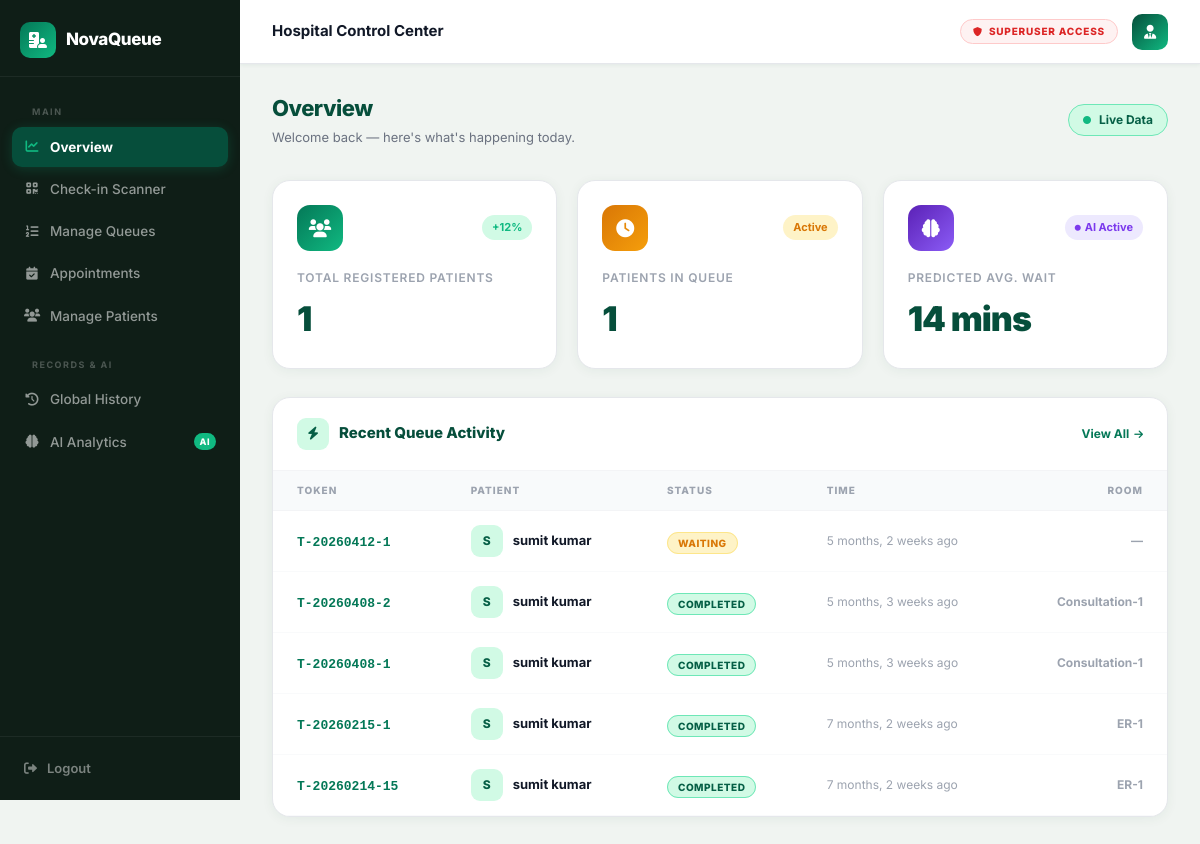
/admin-dashboard/ (signed in), run on the app's committed database.
### core/models.py (models this page shows)
class Queue(models.Model):
    STATUS_CHOICES = [
        ('waiting', 'Waiting'),
        ('in-progress', 'In Progress'),
        ('completed', 'Completed'),
        ('skipped', 'Skipped'),
    ]
    patient = models.ForeignKey(User, on_delete=models.CASCADE)
    symptoms = models.TextField(default="")
    urgency_score = models.FloatField(default=0.0)
    token_number = models.CharField(max_length=20, unique=True, null=True, blank=True)
    doctor_notes = models.TextField(blank=True, null=True)
    arrival_time = models.DateTimeField(auto_now_add=True)
    status = models.CharField(max_length=20, choices=STATUS_CHOICES, default='waiting')
    estimated_wait_time = models.IntegerField(default=0)
    room_number = models.CharField(max_length=50, blank=True, null=True)
    is_checked_in = models.BooleanField(default=False)
    check_in_time = models.DateTimeField(null=True, blank=True)
    ai_prescription = models.TextField(null=True, blank=True)
    class Meta:
        ordering = ['arrival_time']

### core/views.py (the view)
# urls.py: path('admin-dashboard/', views.admin_dashboard, name='admin_dashboard'),
@staff_member_required
def admin_dashboard(request):
    total_patients = User.objects.filter(is_superuser=False).count()
    active_queues = Queue.objects.filter(status='waiting').count()
    avg_wait = "14 mins"
    recent_activities = Queue.objects.all().order_by('-arrival_time')[:5]
    context = {
        'total_patients': total_patients,
        'active_queues': active_queues,
        'avg_wait': avg_wait,
        'recent_activities': recent_activities,
    }
    return render(request, 'admin/dashboard.html', context)

### core/templates/admin/dashboard.html (shortened to what this page needs)
{% extends 'admin/base_admin.html' %}
{% block admin_content %}
<div class="flex items-center justify-between mb-8">
    <div>
        <h2 style="font-size:22px;font-weight:800;color:#064e3b;letter-spacing:-0.5px;">Overview</h2>
        <p style="font-size:13px;color:#6b7280;margin-top:3px;">Welcome back — here's what's happening today.</p>
    </div>
    <div style="display:flex;align-items:center;gap:8px;background:#d1fae5;border:1px solid #6ee7b7;border-radius:20px;padding:6px 14px;font-size:12px;font-weight:700;color:#065f46;">
        <i class="fas fa-circle" style="font-size:8px;color:#10b981;"></i> Live Data
    </div>
</div>
<div style="display:grid;grid-template-columns:repeat(3,1fr);gap:20px;margin-bottom:28px;">
    <div style="background:#fff;border-radius:18px;padding:24px;border:1px solid #e5e7eb;box-shadow:0 2px 12px rgba(6,78,59,.06);transition:all .2s;">
        <div style="display:flex;align-items:center;justify-content:space-between;margin-bottom:18px;">
            <div style="width:46px;height:46px;border-radius:13px;background:linear-gradient(135deg,#047857,#10b981);display:flex;align-items:center;justify-content:center;color:#fff;font-size:18px;">
                <i class="fas fa-users"></i>
            </div>
            <span style="font-size:11px;font-weight:700;color:#10b981;background:#d1fae5;padding:4px 10px;border-radius:20px;">+12%</span>
        </div>
        <div style="font-size:12px;font-weight:600;color:#9ca3af;text-transform:uppercase;letter-spacing:.8px;margin-bottom:6px;">Total Registered Patients</div>
        <div style="font-size:34px;font-weight:900;color:#064e3b;letter-spacing:-1px;">{{ total_patients }}</div>
    </div>
    <div style="background:#fff;border-radius:18px;padding:24px;border:1px solid #e5e7eb;box-shadow:0 2px 12px rgba(6,78,59,.06);">
        <div style="display:flex;align-items:center;justify-content:space-between;margin-bottom:18px;">
            <div style="width:46px;height:46px;border-radius:13px;background:linear-gradient(135deg,#d97706,#f59e0b);display:flex;align-items:center;justify-content:center;color:#fff;font-size:18px;">
                <i class="fas fa-clock"></i>
            </div>
            <span style="font-size:11px;font-weight:700;color:#d97706;background:#fef3c7;padding:4px 10px;border-radius:20px;">Active</span>
        </div>
        <div style="font-size:12px;font-weight:600;color:#9ca3af;text-transform:uppercase;letter-spacing:.8px;margin-bottom:6px;">Patients in Queue</div>
        <div style="font-size:34px;font-weight:900;color:#064e3b;letter-spacing:-1px;">{{ active_queues }}</div>
    </div>
    <div style="background:#fff;border-radius:18px;padding:24px;border:1px solid #e5e7eb;box-shadow:0 2px 12px rgba(6,78,59,.06);">
        <div style="display:flex;align-items:center;justify-content:space-between;margin-bottom:18px;">
            <div style="width:46px;height:46px;border-radius:13px;background:linear-gradient(135deg,#5b21b6,#8b5cf6);display:flex;align-items:center;justify-content:center;color:#fff;font-size:18px;">
                <i class="fas fa-brain"></i>
            </div>
            <span style="font-size:11px;font-weight:700;color:#7c3aed;background:#ede9fe;padding:4px 10px;border-radius:20px;display:flex;align-items:center;gap:4px;"><i class="fas fa-circle" style="font-size:6px;"></i> AI Active</span>
        </div>
        <div style="font-size:12px;font-weight:600;color:#9ca3af;text-transform:uppercase;letter-spacing:.8px;margin-bottom:6px;">Predicted Avg. Wait</div>
        <div style="font-size:34px;font-weight:900;color:#064e3b;letter-spacing:-1px;">{{ avg_wait }}</div>
    </div>
</div>
<div style="background:#fff;border-radius:18px;border:1px solid #e5e7eb;box-shadow:0 2px 12px rgba(6,78,59,.06);overflow:hidden;">
    <div style="padding:20px 24px;border-bottom:1px solid #f3f4f6;display:flex;align-items:center;justify-content:space-between;">
        <div style="display:flex;align-items:center;gap:10px;">
            <div style="width:32px;height:32px;border-radius:9px;background:#d1fae5;display:flex;align-items:center;justify-content:center;color:#065f46;font-size:13px;">
                <i class="fas fa-bolt"></i>
            </div>
            <span style="font-size:15px;font-weight:800;color:#064e3b;">Recent Queue Activity</span>
        </div>
        <a href="{% url 'admin_history' %}" style="font-size:12px;font-weight:700;color:#047857;text-decoration:none;display:flex;align-items:center;gap:5px;">
            View All <i class="fas fa-arrow-right" style="font-size:10px;"></i>
        </a>
    </div>
    <div style="overflow-x:auto;">
        <table style="width:100%;border-collapse:collapse;">
            <thead>
                <tr style="background:#f8fafb;border-bottom:1px solid #f3f4f6;">
                    <th style="padding:12px 24px;text-align:left;font-size:10px;font-weight:800;color:#9ca3af;text-transform:uppercase;letter-spacing:1px;">Token</th>
                    <th style="padding:12px 24px;text-align:left;font-size:10px;font-weight:800;color:#9ca3af;text-transform:uppercase;letter-spacing:1px;">Patient</th>
                    <th style="padding:12px 24px;text-align:left;font-size:10px;font-weight:800;color:#9ca3af;text-transform:uppercase;letter-spacing:1px;">Status</th>
                    <th style="padding:12px 24px;text-align:left;font-size:10px;font-weight:800;color:#9ca3af;text-transform:uppercase;letter-spacing:1px;">Time</th>
                    <th style="padding:12px 24px;text-align:right;font-size:10px;font-weight:800;color:#9ca3af;text-transform:uppercase;letter-spacing:1px;">Room</th>
                </tr>
            </thead>
            <tbody>
                {% for activity in recent_activities %}
                <tr style="border-bottom:1px solid #f9fafb;transition:background .15s;" onmouseover="this.style.background='#f0fdf4'" onmouseout="this.style.background='#fff'">
                    <td style="padding:14px 24px;">
                        <span style="font-size:13px;font-weight:800;color:#047857;font-family:monospace;">{{ activity.token_number }}</span>
                    </td>
                    <td style="padding:14px 24px;">
                        <div style="display:flex;align-items:center;gap:10px;">
                            <div style="width:32px;height:32px;border-radius:9px;background:#d1fae5;display:flex;align-items:center;justify-content:center;font-size:12px;font-weight:800;color:#065f46;">
                                {{ activity.patient.first_name|first|default:activity.patient.username|first|upper }}
                            </div>
                            <span style="font-size:13px;font-weight:700;color:#111827;">{{ activity.patient.get_full_name|default:activity.patient.username }}</span>
                        </div>
                    </td>
                    <td style="padding:14px 24px;">
                        {% if activity.status == 'waiting' %}
                            <span style="font-size:10px;font-weight:800;color:#d97706;background:#fef3c7;border:1px solid #fde68a;padding:4px 10px;border-radius:20px;text-transform:uppercase;letter-spacing:.5px;">Waiting</span>
                        {% elif activity.status == 'in-progress' %}
                            <span style="font-size:10px;font-weight:800;color:#2563eb;background:#eff6ff;border:1px solid #bfdbfe;padding:4px 10px;border-radius:20px;text-transform:uppercase;letter-spacing:.5px;">In Session</span>
                        {% elif activity.status == 'completed' %}
                            <span style="font-size:10px;font-weight:800;color:#065f46;background:#d1fae5;border:1px solid #6ee7b7;padding:4px 10px;border-radius:20px;text-transform:uppercase;letter-spacing:.5px;">Completed</span>
                        {% else %}
                            <span style="font-size:10px;font-weight:800;color:#dc2626;background:#fee2e2;border:1px solid #fca5a5;padding:4px 10px;border-radius:20px;text-transform:uppercase;letter-spacing:.5px;">Skipped</span>
                        {% endif %}
                    </td>
                    <td style="padding:14px 24px;font-size:12px;color:#9ca3af;">{{ activity.arrival_time|timesince }} ago</td>
                    <td style="padding:14px 24px;text-align:right;font-size:12px;font-weight:700;color:#9ca3af;">{{ activity.room_number|default:"—" }}</td>
                </tr>
                {% endfor %}
            </tbody>
        </table>
    </div>
</div>
{% endblock %}

### core/templates/admin/base_admin.html (style rules this page uses)
:root { --primary: #064e3b; --primary-mid: #065f46; --primary-light: #047857; --accent: #10b981; --accent-light: #d1fae5; --sidebar-bg: #0f1e17; --sidebar-hover: #1a2e22; --sidebar-active:#064e3b; --text: #111827; --text-muted: #6b7280; --border: #e5e7eb; --surface: #f8fafb; --transition: all 0.2s cubic-bezier(.4,0,.2,1); --shadow-sm: 0 1px 4px rgba(6,78,59,.07); --shadow-md: 0 4px 20px rgba(6,78,59,.10); }
* { box-sizing: border-box; margin: 0; padding: 0; }
body { font-family: 'Inter', sans-serif; background: #f0f4f1; color: var(--text); display: flex; min-height: 100vh; }

### data on the page
Queue: token_number "T-20260412-1", patient.first_name|first "S", patient.get_full_name "sumit kumar", status "WAITING", arrival_time "5 months, 2 weeks", room_number "—"
Queue: token_number "T-20260408-2", patient.first_name|first "S", patient.get_full_name "sumit kumar", status "COMPLETED", arrival_time "5 months, 3 weeks", room_number "Consultation-1"
Queue: token_number "T-20260408-1", patient.first_name|first "S", patient.get_full_name "sumit kumar", status "COMPLETED", arrival_time "5 months, 3 weeks", room_number "Consultation-1"
Queue: token_number "T-20260215-1", patient.first_name|first "S", patient.get_full_name "sumit kumar", status "COMPLETED", arrival_time "7 months, 2 weeks", room_number "ER-1"
Queue: token_number "T-20260214-15", patient.first_name|first "S", patient.get_full_name "sumit kumar", status "COMPLETED", arrival_time "7 months, 2 weeks", room_number "ER-1"

### other printed values
{{ total_patients }} "1"
{{ active_queues }} "1"
{{ avg_wait }} "14 mins"
